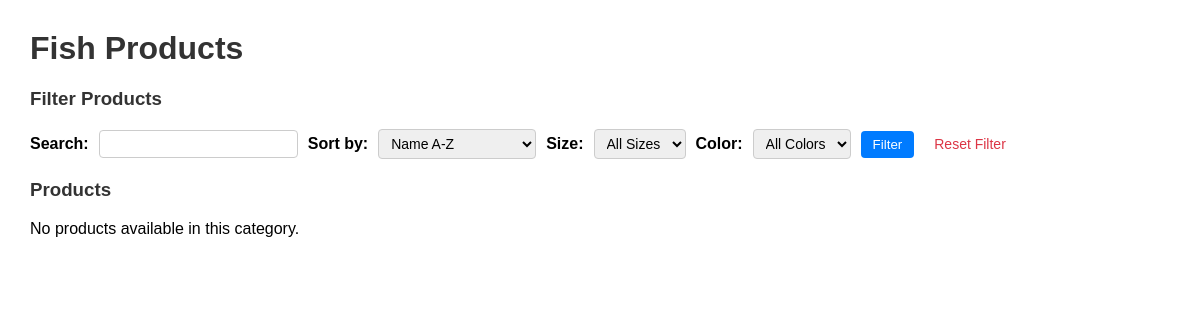
The app's page /user/product_list/ (signed in), older data.
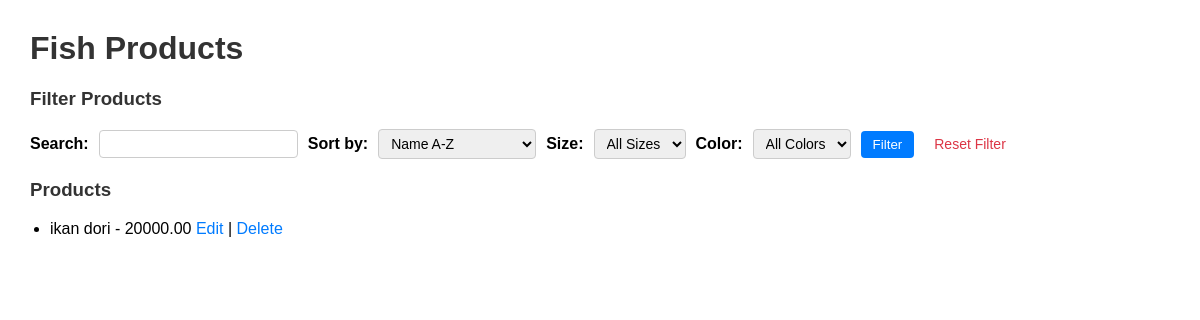
The same page, newer data.
### waluya/models.py (models this page shows, shortened)
class Product(models.Model):
    name = models.CharField(max_length=255)
    description = models.TextField()
    price = models.DecimalField(max_digits=10, decimal_places=2)
    stock = models.IntegerField()
    image = models.ImageField(upload_to='products/')

class Fish(Product):
    SIZE_CHOICES = [
        ('kecil', 'Kecil'),
        ('sedang', 'Sedang'),
        ('besar', 'Besar'),
    ]
    COLOR_CHOICES = [
        ('gelap', 'Gelap'),
        ('terang', 'Terang'),
    ]
    size = models.CharField(max_length=10, choices=SIZE_CHOICES)
    color = models.CharField(max_length=10, choices=COLOR_CHOICES)

class Product(models.Model):
    name = models.CharField(max_length=255)
    description = models.TextField()
    price = models.DecimalField(max_digits=10, decimal_places=2)
    stock = models.IntegerField()
    image = models.ImageField(upload_to='products/')

### waluya/views.py (the view)
# urls.py: path('user/product_list/', views.user_product_list, name='user_product_list'),
@login_required
def user_product_list(request):
    category = request.GET.get('category', 'Fish')
    search_query = request.GET.get('search', '')
    order_by = request.GET.get('order_by', '')
    filter_size = request.GET.get('size', '')
    filter_color = request.GET.get('color', '')
    filter_medicine_type = request.GET.get('medicine_type', '')
    filter_stuff_type = request.GET.get('stuff_type', '')
    filter_food_type = request.GET.get('food_type', '')
    if category == 'Fish':
        products = Fish.objects.all()
        if search_query:
            products = products.filter(Q(name__icontains=search_query) | Q(description__icontains=search_query))
        if filter_size:
            products = products.filter(size=filter_size)
        if filter_color:
            products = products.filter(color=filter_color)
    elif category == 'FishMedicine':
        products = FishMedicine.objects.all()
        if search_query:
            products = products.filter(Q(name__icontains=search_query) | Q(description__icontains=search_query))
        if filter_medicine_type:
            products = products.filter(medicine_type=filter_medicine_type)
    elif category == 'AquariumStuff':
        products = AquariumStuff.objects.all()
        if search_query:
            products = products.filter(Q(name__icontains=search_query) | Q(description__icontains=search_query))
        if filter_stuff_type:
            products = products.filter(stuff_type=filter_stuff_type)
    elif category == 'FishFood':
        products = FishFood.objects.all()
        if search_query:
            products = products.filter(Q(name__icontains=search_query) | Q(description__icontains=search_query))
        if filter_food_type:
            products = products.filter(food_type=filter_food_type)
    else:
        products = Product.objects.none()
    if search_query:
        products = products.filter(Q(name__icontains=search_query) | Q(description__icontains=search_query))
    if order_by == 'name_asc':
        products = products.order_by('name')
    elif order_by == 'name_desc':
        products = products.order_by('-name')
    elif order_by == 'price_asc':
        products = products.order_by('price')
    elif order_by == 'price_desc':
        products = products.order_by('-price')
    return render(request, 'user_product_list.html', {'products': products, 'category': category})

### waluya/templates/user_product_list.html (shortened to what this page needs)
<!DOCTYPE html>
<html lang="en">
<head>
</head>
<body>
    <h1>{{ category }} Products</h1>
    <h3>Filter Products</h3>
    <form method="GET">
        <label for="search">Search:</label>
        <input type="text" name="search" id="search" value="{{ request.GET.search }}">
        <label for="order_by">Sort by:</label>
        <select name="order_by" id="order_by">
            <option value="name_asc" {% if request.GET.order_by == "name_asc" %}selected{% endif %}>Name A-Z</option>
        </select>
        {% if category == "Fish" %}
            <label for="size">Size:</label>
            <select name="size" id="size">
                <option value="">All Sizes</option>
            </select>
            <label for="color">Color:</label>
            <select name="color" id="color">
                <option value="">All Colors</option>
            </select>
        {% endif %}
        <button type="submit">Filter</button>
        <a href="?category={{ category }}" class="reset-link">Reset Filter</a>
    </form>
    <h3>Products</h3>
    {% if products %}
        <ul>
            {% for product in products %}
                <li>
                    {{ product.name }} - {{ product.price }}
                    {% if user.is_superuser %}
                    <a href="{% url 'edit_product' product.id %}">Edit</a> |
                    <a href="{% url 'delete_product' product.id %}">Delete</a>
                    {% else %}
                    <a href="{% url 'add_to_wishlist' product.id %}">Add to Wishlist</a>
                    {% endif %}
                </li>
            {% endfor %}
        </ul>
    {% else %}
        <p>No products available in this category.</p>
    {% endif %}
</body>
</html>

### waluya/templates/user_product_list.html (style rules this page uses)
body { font-family: Arial, sans-serif; margin: 30px; }
h1, h3 { color: #333; }
form { display: flex; flex-wrap: wrap; gap: 10px; align-items: center; margin-bottom: 20px; }
label { font-weight: bold; }
input[type="text"], select { padding: 5px 8px; font-size: 14px; border-radius: 4px; border: 1px solid #ccc; }
button[type="submit"] { padding: 6px 12px; background-color: #007BFF; color: white; border: none; border-radius: 4px; cursor: pointer; }
a.reset-link { color: #dc3545; text-decoration: none; font-size: 14px; margin-left: 10px; }
ul { padding-left: 20px; }
li { margin-bottom: 10px; }
a { color: #007BFF; text-decoration: none; }

Row changes from the older to the newer data that the page shows:
added Fish: name "ikan dori", price "20000.00"
Text that changed along with them:
text no longer shown: "No products available in this category."
